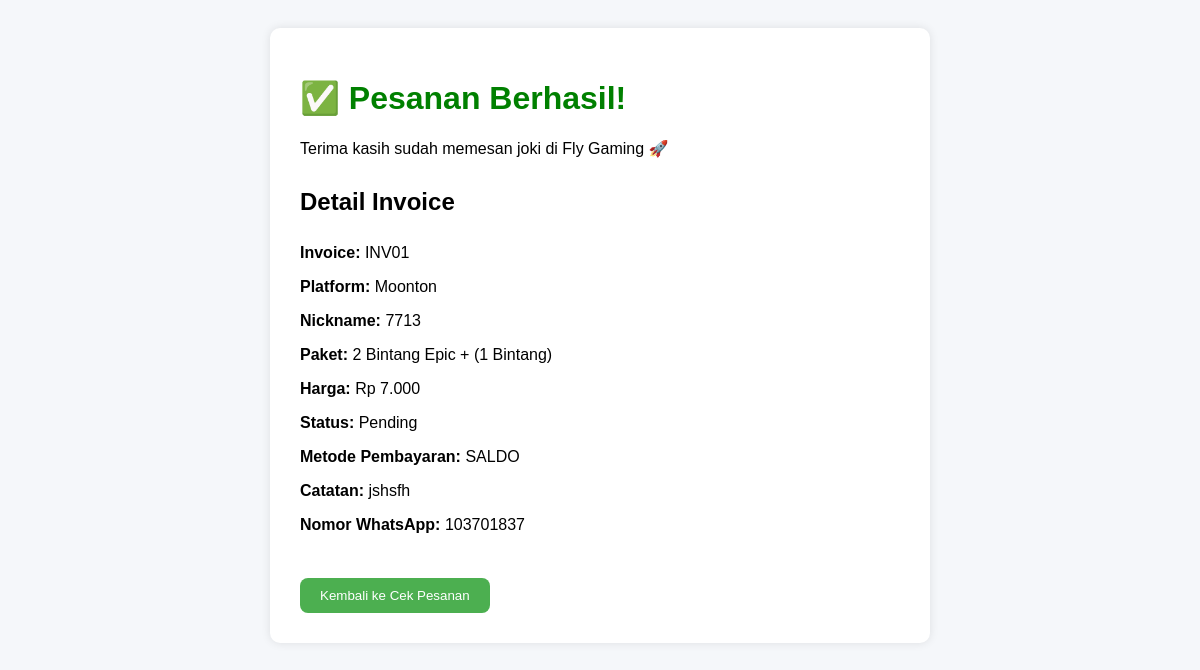
The app's page /invoice.php?kode=INV01 with its own data.
### tables this page shows
CREATE TABLE `data_joki` (
  `id` int(11) NOT NULL,
  `nickname` varchar(50) NOT NULL,
  `platform` enum('Moonton','Tiktok','Facebook') NOT NULL,
  `id_pengguna` varchar(50) NOT NULL,
  `catatan` text DEFAULT NULL,
  `paket` varchar(100) NOT NULL,
  `harga` int(11) NOT NULL,
  `metode_pembayaran` varchar(50) NOT NULL,
  `nominal_pembayaran` int(11) DEFAULT NULL,
  `nomor_whatsapp` varchar(20) DEFAULT NULL,
  `status` varchar(50) DEFAULT 'Pending',
  `tanggal_pesan` timestamp NOT NULL DEFAULT current_timestamp(),
  `invoice` varchar(20) NOT NULL
);

### invoice.php (the view, shortened to what this page needs)
<?php
include 'koneksi.php';
$invoice = $_GET['kode'];
$query = "SELECT * FROM data_joki WHERE invoice = '$invoice'";
$result = mysqli_query($koneksi, $query);
if (!$row = mysqli_fetch_assoc($result)) {
    echo "Data pesanan tidak ditemukan.";
    exit;
}
?>
<!DOCTYPE html>
<html>
<head>
    <link rel="stylesheet" href="css/style_invoice.css">
</head>
<body>
    <div class="container">
        <h1>✅ Pesanan Berhasil!</h1>
        <p>Terima kasih sudah memesan joki di Fly Gaming 🚀</p>
        <h2>Detail Invoice</h2>
        <ul>
            <li><strong>Invoice:</strong> <?= $row['invoice'] ?></li>
            <li><strong>Platform:</strong> <?= $row['platform'] ?></li>
            <li><strong>Nickname:</strong> <?= $row['nickname'] ?></li>
            <li><strong>Paket:</strong> <?= $row['paket'] ?></li>
            <li><strong>Harga:</strong> Rp <?= number_format($row['harga'], 0, ',', '.') ?></li>
            <li><strong>Status:</strong> <?= ucfirst($row['status']) ?></li>
            <li><strong>Metode Pembayaran:</strong> <?= $row['metode_pembayaran'] ?></li>
            <li><strong>Catatan:</strong> <?= $row['catatan'] ?></li>
            <li><strong>Nomor WhatsApp:</strong> <?= $row['nomor_whatsapp'] ?></li>
        </ul>
        <a href="cek_pesanan.php"><button>Kembali ke Cek Pesanan</button></a>
    </div>
</body>
</html>

### css/style_invoice.css (style rules this page uses)
body { font-family: Arial, sans-serif; background-color: #f5f7fa; padding: 20px; }
.container { background: #fff; border-radius: 10px; padding: 30px; max-width: 600px; margin: auto; box-shadow: 0 0 10px rgba(0,0,0,0.1); }
h1 { color: green; }
h2 { margin-top: 30px; }
ul { list-style: none; padding: 0; }
li { padding: 8px 0; }
button { margin-top: 20px; padding: 10px 20px; background: #4caf50; color: white; border: none; border-radius: 8px; cursor: pointer; }

### records on screen
data_joki: invoice "INV01", platform "Moonton", nickname "7713", paket "2 Bintang Epic + (1 Bintang)", harga "7.000", status "Pending", metode_pembayaran "SALDO", catatan "jshsfh", nomor_whatsapp "103701837"
